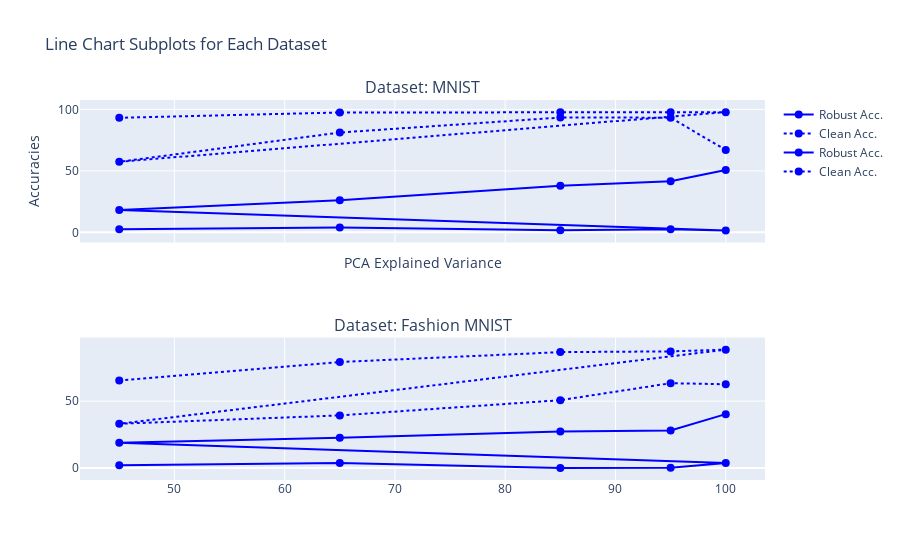

Source (notebook cell):
### Code cell
import pandas as pd
import plotly.graph_objects as go
from plotly.subplots import make_subplots

# Step 1: Read the CSV file
file_path = 'tmp/pca_impact_with_samecapacity_on_pgdat_vs_stdtr - All_PCA_exps.csv'
df = pd.read_csv(file_path)

# Ensure numeric conversion of Y-columns
y_columns = ['Robust Acc.', 'Clean Acc.']
df[y_columns] = df[y_columns].apply(pd.to_numeric)

# Define line dash styles for each Y-column
line_dashes = {
    y_columns[0]: 'solid',  # Line style for the first column
    y_columns[1]: 'dot'           # Line style for the second column
}


# Step 2: Get unique values from the categorical column (e.g., 'Dataset')
unique_categories = df['Dataset'].unique()  # Get unique string values

unique_categories = df['Train Type'].unique()  # Get unique string values
colors = px.colors.qualitative.Set1  # Using a qualitative color scale

# Create a mapping of categories to colors
color_map = {category: colors[i % len(colors)] for i, category in enumerate(unique_categories)}

# Step 3: Create subplots for each unique category
fig = make_subplots(rows=len(unique_categories), cols=1, shared_xaxes=True, 
                    subplot_titles=[f"Dataset: {cat}" for cat in unique_categories])

# Step 4: Add each Y-column to the corresponding subplot for each unique category
for i, category in enumerate(unique_categories):
    filtered_df = df[df['Dataset'] == category]  # Filter data for each category
    for y_col in y_columns:
        fig.add_trace(go.Scatter(
            x=filtered_df['PCA exp. var.'],
            y=filtered_df[y_col],
            mode='lines+markers',  # Lines and markers
            name=f"{y_col}",  # Name for the trace
            line=dict(dash=line_dashes[y_col], color='blue'),  # Set line dash style and color
            marker=dict(size=8)    # Set marker size
        ), row=i + 1, col=1)  # Add trace to the corresponding subplot

# Step 5: Customize layout
fig.update_layout(
    title="Line Chart Subplots for Each Dataset",
    xaxis_title="PCA Explained Variance",
    yaxis_title="Accuracies",
    # template="plotly_dark"
)

# Step 6: Show the plot
fig.show()

### Figure 1 — Plotly figure (JSON) as saved in the notebook; plotly's stock layout.template omitted (floating-point values rounded to 4 significant figures)
{"data": [{"line": {"color": "blue", "dash": "solid"}, "marker": {"size": 8}, "mode": "lines+markers", "name": "Robust Acc.", "type": "scatter", "x": [100, 95, 85, 65, 45, 100, 95, 85, 65, 45], "xaxis": "x", "y": [50.7, 41.6, 38, 26.2, 18.2, 1.6, 2.6, 1.8, 4, 2.5], "yaxis": "y"}, {"line": {"color": "blue", "dash": "dot"}, "marker": {"size": 8}, "mode": "lines+markers", "name": "Clean Acc.", "type": "scatter", "x": [100, 95, 85, 65, 45, 100, 95, 85, 65, 45], "xaxis": "x", "y": [67, 93.3, 93.4, 81.2, 57.4, 97.8, 97.7, 97.7, 97.5, 93.2], "yaxis": "y"}, {"line": {"color": "blue", "dash": "solid"}, "marker": {"size": 8}, "mode": "lines+markers", "name": "Robust Acc.", "type": "scatter", "x": [100, 95, 85, 65, 45, 100, 95, 85, 65, 45], "xaxis": "x2", "y": [40.25, 28, 27.25, 22.51, 18.84, 3.7, 0.14, 0, 3.59, 1.99], "yaxis": "y2"}, {"line": {"color": "blue", "dash": "dot"}, "marker": {"size": 8}, "mode": "lines+markers", "name": "Clean Acc.", "type": "scatter", "x": [100, 95, 85, 65, 45, 100, 95, 85, 65, 45], "xaxis": "x2", "y": [62.64, 63.45, 50.73, 39.3, 33.04, 88.6, 87.27, 86.73, 79.31, 65.5], "yaxis": "y2"}], "layout": {"annotations": [{"font": {"size": 16}, "showarrow": false, "text": "Dataset: MNIST", "x": 0.5, "xanchor": "center", "xref": "paper", "y": 1, "yanchor": "bottom", "yref": "paper"}, {"font": {"size": 16}, "showarrow": false, "text": "Dataset: Fashion MNIST", "x": 0.5, "xanchor": "center", "xref": "paper", "y": 0.375, "yanchor": "bottom", "yref": "paper"}], "title": {"text": "Line Chart Subplots for Each Dataset"}, "xaxis": {"anchor": "y", "domain": [0, 1], "matches": "x2", "showticklabels": false, "title": {"text": "PCA Explained Variance"}}, "xaxis2": {"anchor": "y2", "domain": [0, 1]}, "yaxis": {"anchor": "x", "domain": [0.625, 1], "title": {"text": "Accuracies"}}, "yaxis2": {"anchor": "x2", "domain": [0, 0.375]}}}
